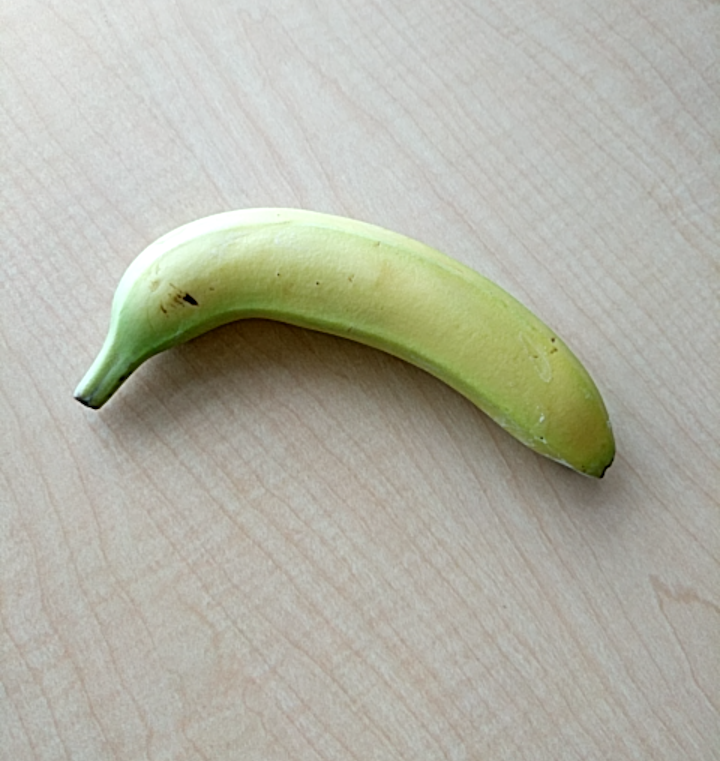
#> input picture images/banana.png, 720 x 761 px
$ jupyter execute --allow-errors pipeline.ipynb
#> lines starting #> are read from the running program, lines starting #| are printed output that depends on the picture; after the words box and inside, x2 and y2 are one past the last pixel; in counts of white or black regions, pixels touching at a corner belong together
[cell 1]
import skimage
import matplotlib.pyplot as plt
# little heplper code i wrote to show matrix representation
from support import plot

#load image
img = skimage.io.imread('images/banana.png')
#> img is the input picture: shape (761, 720, 4); mean R, G, B, A 178.8, 178.8, 165.6, 255
plt.imshow(img)
#> (this line was passed over: IPython is not available in this run)

[cell 2]
from skimage import transform
# rotate by 45 degrees
img_rot = transform.rotate(img, 45)
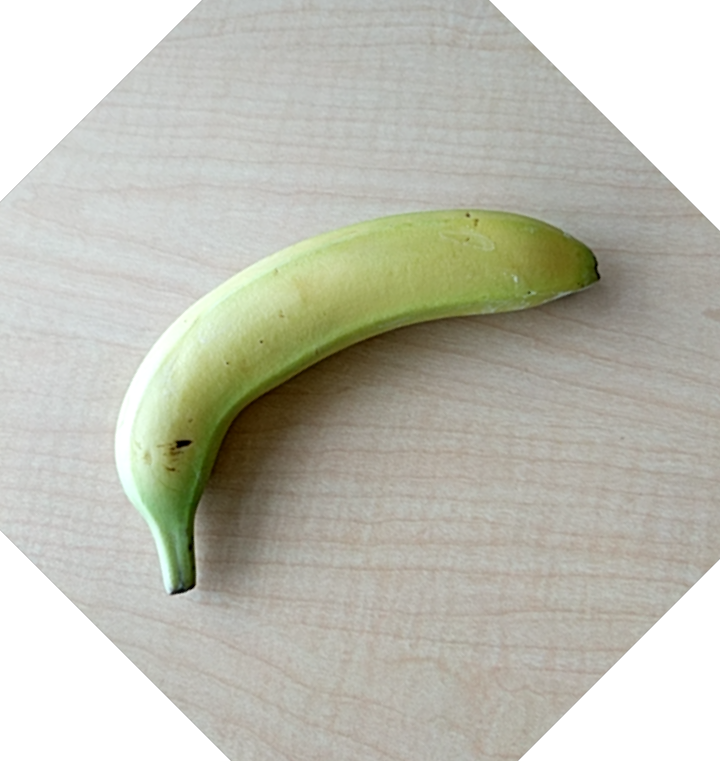
#> img_rot: shape (761, 720, 4) float64; mean R, G, B, A 0.574, 0.575, 0.527, 0.828; transparent parts drawn white
plt.imshow(img_rot)
#> (this line was passed over: IPython is not available in this run)

[cell 3]
# generate 4 images, rotated by 15, 30, 45, 60 degrees

img_rot15 = transform.rotate(img, 15)
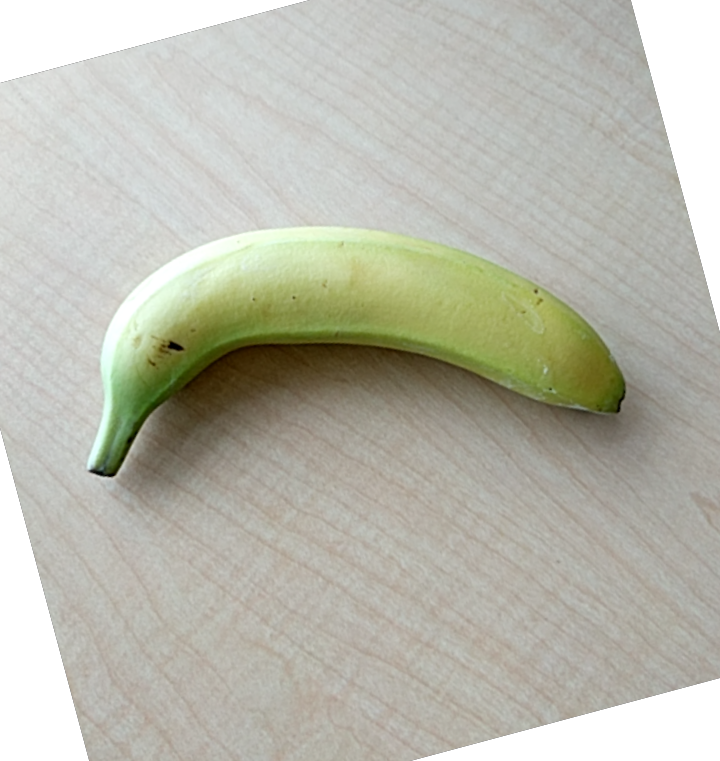
#> img_rot15: shape (761, 720, 4) float64; mean R, G, B, A 0.627, 0.627, 0.578, 0.899; transparent parts drawn white
img_rot30 = transform.rotate(img, 30)
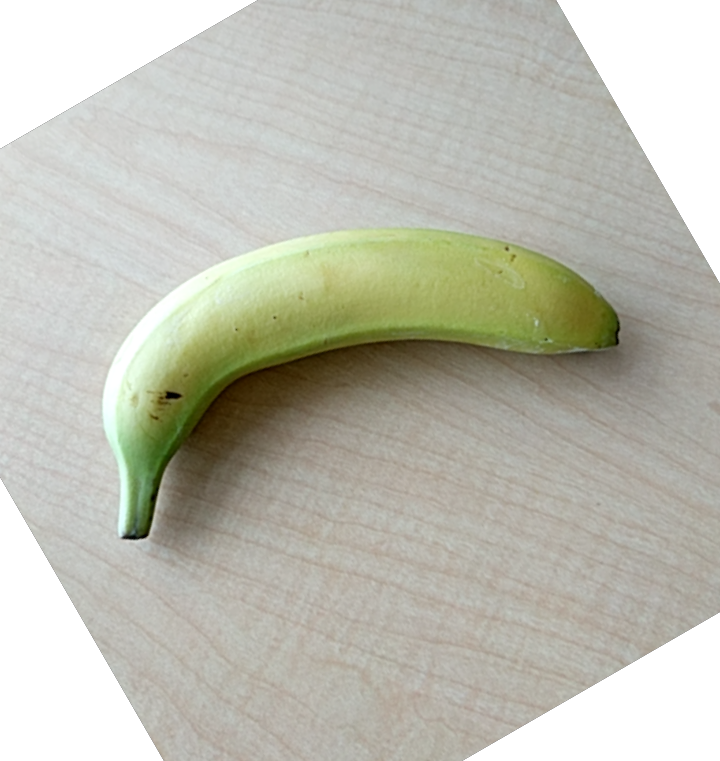
#> img_rot30: shape (761, 720, 4) float64; mean R, G, B, A 0.587, 0.588, 0.54, 0.845; transparent parts drawn white
img_rot45 = transform.rotate(img, 45)
img_rot60 = transform.rotate(img, 60)
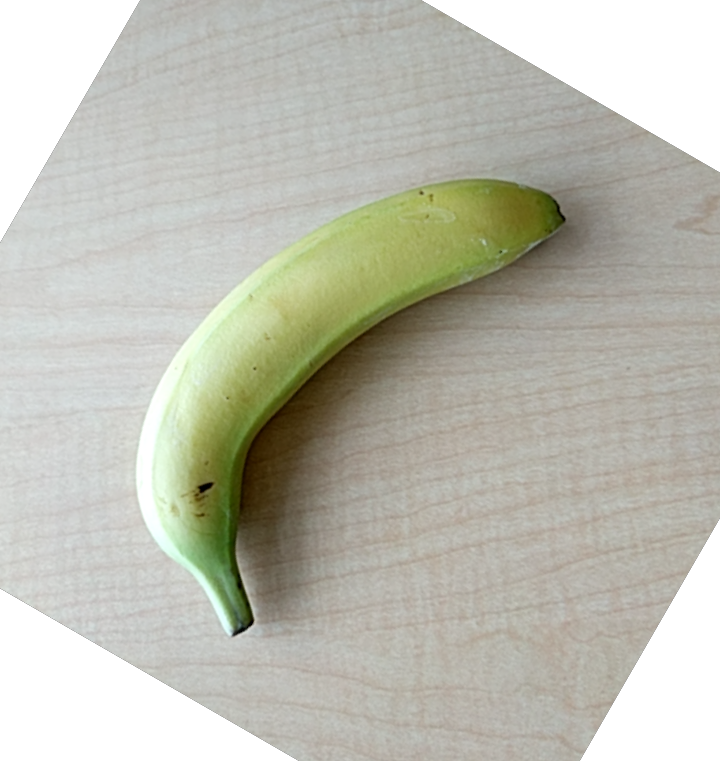
#> img_rot60: shape (761, 720, 4) float64; mean R, G, B, A 0.586, 0.586, 0.538, 0.844; transparent parts drawn white

# display the images

#> (the rest of this cell did not finish here and is left out)

[cell 4]
from skimage import util, transform, graph, filters, color
import numpy as np

def threshold_image(img, t: float):
    return np.where(img > t, 1., 0)

#load image
img = skimage.io.imread('images/banana.png')[:,:,0:3]
#> img: shape (761, 720, 3)
img = util.crop(img, ((150, 150), (20, 20), (0, 0)))
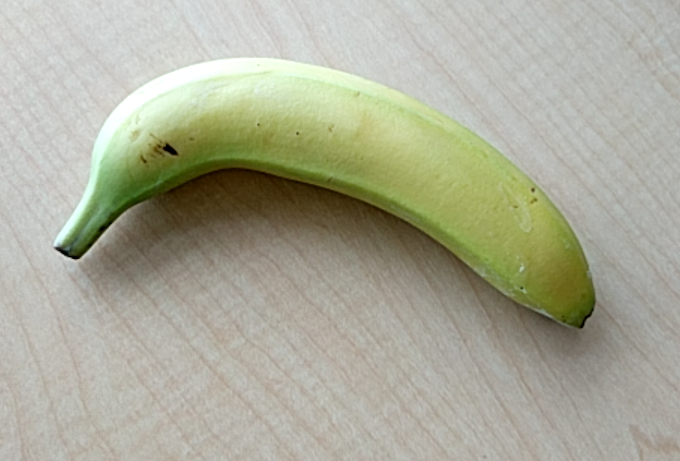
#> img: shape (461, 680, 3); mean R, G, B 170.7, 171.4, 152.7
img = color.rgb2gray(img)
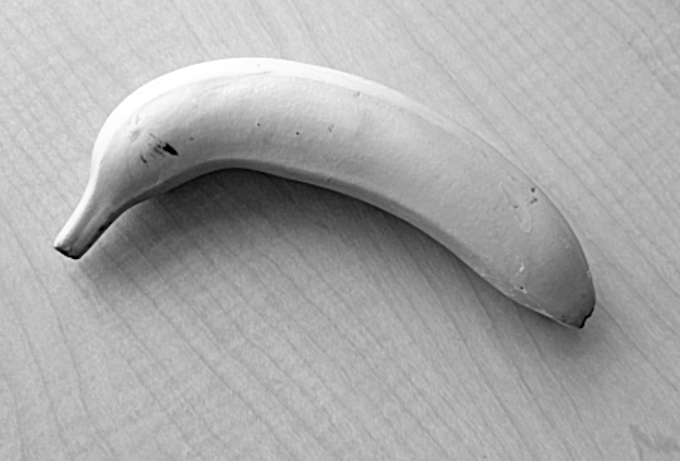
#> img: shape (461, 680) float64; min 0, max 1, mean 0.666
img = threshold_image(img, 0.3)
#> in threshold_image, `return np.where(img > t, 1., 0)`:
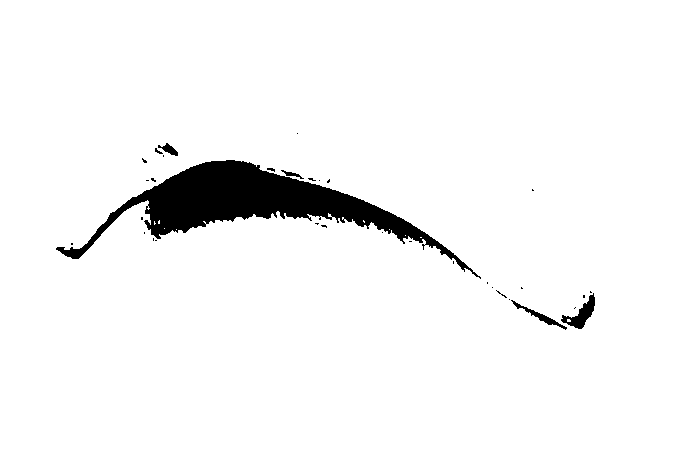
#> returned value: shape (461, 680) float64; values 0 (black) and 1 (white), 95.8% white; 34 black regions (28 under 20 px), largest, box (x1, y1, x2, y2) and area: (56, 160, 481, 279) 12192, (561, 293, 595, 329) 448, (511, 300, 567, 330) 252, (158, 143, 178, 156) 115, (281, 170, 304, 179) 64, (155, 148, 163, 154) 21
plt.imshow(img)
#> (this line was passed over: IPython is not available in this run)

[cell 5]
from skimage.util import view_as_windows
img = skimage.io.imread('images/banana.png')[:,:,0:3]
# Define the scales for the sliding window
scales = [(img.shape[0] // 3,img.shape[1] // 3)]
#> scales = [(253, 240)]

# scale image to 1024x1024
img = transform.resize(img, (1024, 1024))
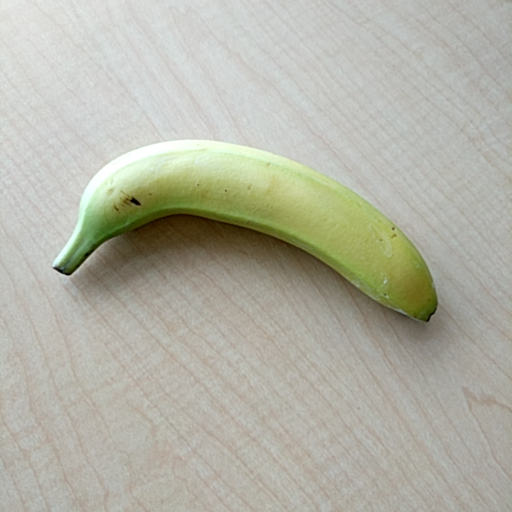
#> img: shape (1024, 1024, 3) float64 (shown at 1/2 size); mean R, G, B 0.701, 0.701, 0.649
#> (the rest of this cell did not finish here and is left out)

[cell 6]
import skimage
from support.bounding_boxes import draw_bounding_boxes, draw_bounding_boxes_with_score
import numpy as np
import matplotlib.pyplot as plt

#> (the rest of this cell did not finish here and is left out)

[cell 7]
from support.bounding_boxes import non_maximum_suppression, draw_bounding_boxes

iou_threshold = 0.3
#> iou_threshold = 0.3

# do NMS over rectangles


# apply NMS
#> (the rest of this cell did not finish here and is left out)
